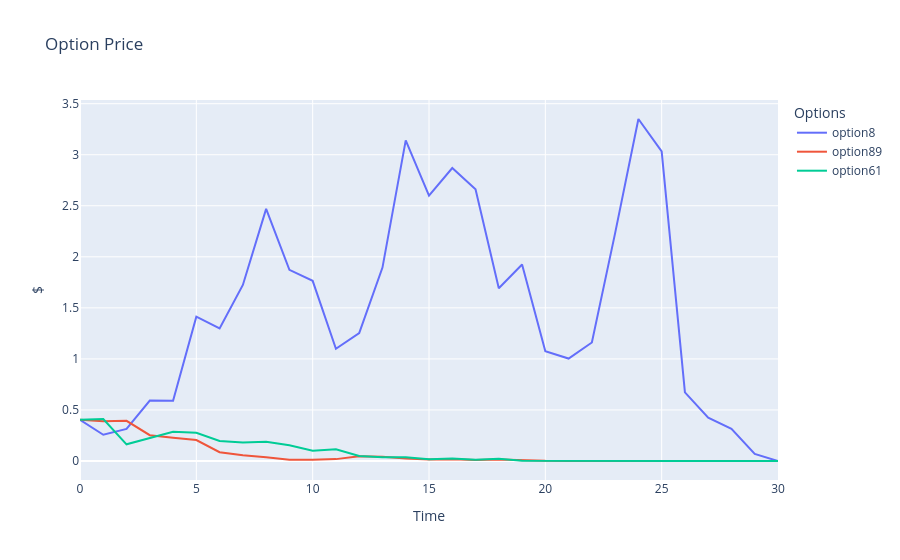

Write notebook code for a chart like this one.
### Code cell
fig = go.Figure()

# Add traces for each column
for column in option_prices.columns[values]:
    fig.add_trace(go.Scatter(x=option_prices.index, y=option_prices[column], mode='lines', name=f"option{column}"))

# Update layout
fig.update_layout(
    title='Option Price',
    xaxis_title='Time',
    yaxis_title='$',
    template='plotly',
    legend=dict(title='Options'),
)

# Show the plot
fig.show()

### Figure 1 — Plotly figure (JSON) as saved in the notebook; plotly's stock layout.template omitted (floating-point values rounded to 4 significant figures)
{"data": [{"mode": "lines", "name": "option8", "type": "scatter", "x": [0, 1, 2, 3, 4, 5, 6, 7, 8, 9, 10, 11, 12, 13, 14, 15, 16, 17, 18, 19, 20, 21, 22, 23, 24, 25, 26, 27, 28, 29, 30], "y": [0.403, 0.2571, 0.3143, 0.5924, 0.59, 1.414, 1.298, 1.724, 2.47, 1.872, 1.765, 1.099, 1.253, 1.895, 3.141, 2.599, 2.869, 2.661, 1.692, 1.925, 1.075, 1.003, 1.161, 2.232, 3.35, 3.034, 0.672, 0.4234, 0.314, 0.06892, 0]}, {"mode": "lines", "name": "option89", "type": "scatter", "x": [0, 1, 2, 3, 4, 5, 6, 7, 8, 9, 10, 11, 12, 13, 14, 15, 16, 17, 18, 19, 20, 21, 22, 23, 24, 25, 26, 27, 28, 29, 30], "y": [0.403, 0.3892, 0.3933, 0.2529, 0.2284, 0.2056, 0.08638, 0.05663, 0.03685, 0.01327, 0.01111, 0.01843, 0.04611, 0.04138, 0.02454, 0.01479, 0.01626, 0.01, 0.0148, 0.006112, 0.001476, 0.0001288, 0.0003523, 0.0002935, 7.845e-06, 6.538e-08, 3.746e-06, 8.767e-07, 8.589e-10, 7.41e-13, 0]}, {"mode": "lines", "name": "option61", "type": "scatter", "x": [0, 1, 2, 3, 4, 5, 6, 7, 8, 9, 10, 11, 12, 13, 14, 15, 16, 17, 18, 19, 20, 21, 22, 23, 24, 25, 26, 27, 28, 29, 30], "y": [0.403, 0.4115, 0.1632, 0.226, 0.287, 0.2762, 0.1958, 0.1808, 0.1888, 0.1541, 0.1004, 0.1156, 0.04871, 0.03704, 0.03638, 0.01613, 0.02435, 0.0125, 0.02287, 0.001258, 0.0001374, 6.795e-05, 2.759e-05, 2.054e-06, 3.142e-06, 9.609e-07, 1.363e-07, 2.151e-09, 1.738e-09, 1.829e-19, 0]}], "layout": {"legend": {"title": {"text": "Options"}}, "title": {"text": "Option Price"}, "xaxis": {"title": {"text": "Time"}}, "yaxis": {"title": {"text": "$"}}}}
